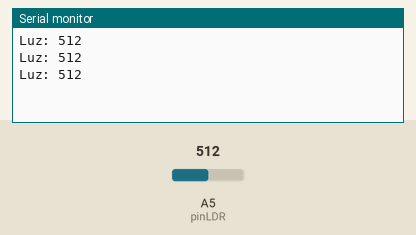
Simulated run of this sketch. Board: Arduino Uno, built with avr-gcc and run on an emulated ATmega328P. On the bench: the last lines printed to the serial monitor. The test bench sets the inputs (shaded band); at power-on: A5 (pinLDR) = 512.

Above: at 1.3 s.
1.4 s: A5 (pinLDR) set to 716
At 1.9 s:
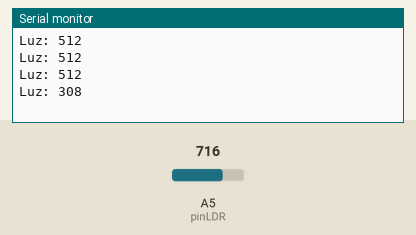
2.9 s: A5 (pinLDR) set to 900
At 3.4 s:
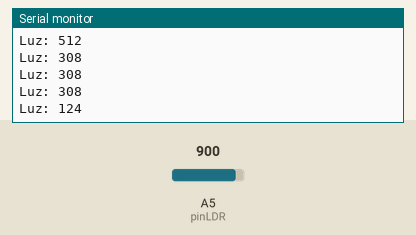
Timing chart, 0 to 5.9 s (numbered marks = the images above; inputs shaded):
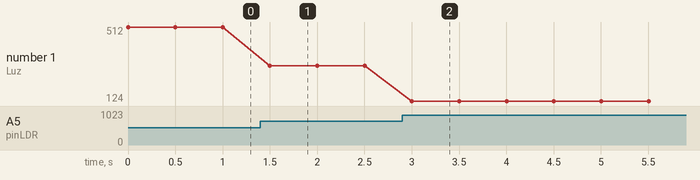

The sketch:

Reto_16.ino
```cpp
//Reto 16 Módulo LDR programa que active el monitor serie y compruebe las variaciones del nivel de luz que muestra nuestro
//módulo LDR según lo tapamos con la mano

// Definiciones
#define pinLDR A5

void setup() {                                // Funcón inicial.

  Serial.begin(9600);                         // Inicializar comunicación serial a 9600 baudios
}

void loop() {                                 // Funcón principal

  int valorLDR = 1024 - analogRead(pinLDR);   // Leer el valor analógico del LDR, a menor valor menos luz.


  // Mostrar el valor en el monitor serie

  Serial.print("Luz: ");                     // imprime los datos especificados en una nueva línea del monitor serie, agregando un salto de línea al final.
  Serial.println(valorLDR);                  // la siguiente vez que se imprime algo, aparecerá en una nueva línea en el monitor serie.


  delay(500);                                // Esperar 500 milisegundos
}
```

Measured:
- after the input at 1.4 s, the serial monitor: prints a new line after 0.10 s (image 1)
- after the input at 2.9 s, the serial monitor: prints a new line after 0.10 s (image 2)
- plotted number 1: 512 → 308 after the input at 1.4 s, 308 → 124 after the input at 2.9 s
